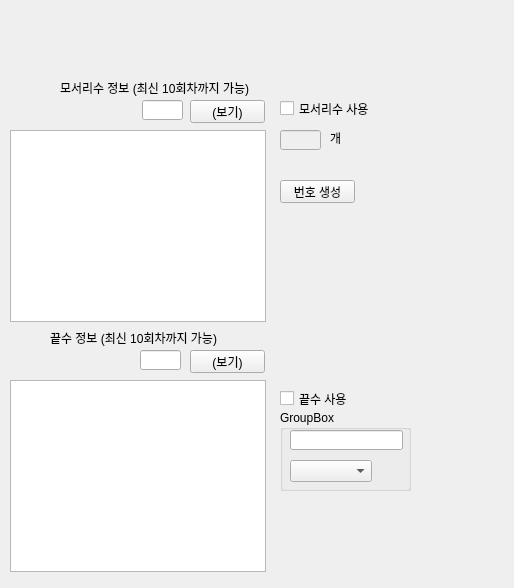
<?xml version="1.0" encoding="UTF-8"?>
<ui version="4.0">
 <class>Form</class>
 <widget class="QWidget" name="Form">
  <property name="geometry">
   <rect>
    <x>0</x>
    <y>0</y>
    <width>514</width>
    <height>588</height>
   </rect>
  </property>
  <property name="windowTitle">
   <string>Form</string>
  </property>
  <widget class="QGroupBox" name="gb_End">
   <property name="geometry">
    <rect>
     <x>280</x>
     <y>410</y>
     <width>131</width>
     <height>81</height>
    </rect>
   </property>
   <property name="title">
    <string>GroupBox</string>
   </property>
   <widget class="QLineEdit" name="tb_EndAdd">
    <property name="geometry">
     <rect>
      <x>10</x>
      <y>20</y>
      <width>113</width>
      <height>20</height>
     </rect>
    </property>
   </widget>
   <widget class="QComboBox" name="comb_End">
    <property name="geometry">
     <rect>
      <x>10</x>
      <y>50</y>
      <width>82</width>
      <height>22</height>
     </rect>
    </property>
    <property name="minimumContentsLength">
     <number>0</number>
    </property>
   </widget>
  </widget>
  <widget class="QCheckBox" name="chb_End">
   <property name="geometry">
    <rect>
     <x>280</x>
     <y>390</y>
     <width>82</width>
     <height>17</height>
    </rect>
   </property>
   <property name="text">
    <string>끝수 사용</string>
   </property>
  </widget>
  <widget class="QCheckBox" name="chb_Edge">
   <property name="geometry">
    <rect>
     <x>280</x>
     <y>100</y>
     <width>101</width>
     <height>17</height>
    </rect>
   </property>
   <property name="text">
    <string>모서리수 사용</string>
   </property>
  </widget>
  <widget class="QListWidget" name="lW_Edge">
   <property name="geometry">
    <rect>
     <x>10</x>
     <y>130</y>
     <width>256</width>
     <height>192</height>
    </rect>
   </property>
  </widget>
  <widget class="QLineEdit" name="tb_Edge">
   <property name="geometry">
    <rect>
     <x>142</x>
     <y>100</y>
     <width>41</width>
     <height>20</height>
    </rect>
   </property>
  </widget>
  <widget class="QLabel" name="lbl_Edge">
   <property name="geometry">
    <rect>
     <x>330</x>
     <y>130</y>
     <width>21</width>
     <height>16</height>
    </rect>
   </property>
   <property name="text">
    <string>개</string>
   </property>
  </widget>
  <widget class="QLabel" name="label">
   <property name="geometry">
    <rect>
     <x>60</x>
     <y>80</y>
     <width>211</width>
     <height>16</height>
    </rect>
   </property>
   <property name="text">
    <string>모서리수 정보 (최신 10회차까지 가능)</string>
   </property>
  </widget>
  <widget class="QPushButton" name="btn_End">
   <property name="geometry">
    <rect>
     <x>190</x>
     <y>350</y>
     <width>75</width>
     <height>23</height>
    </rect>
   </property>
   <property name="text">
    <string>(보기)</string>
   </property>
  </widget>
  <widget class="QLineEdit" name="tb_End">
   <property name="geometry">
    <rect>
     <x>140</x>
     <y>350</y>
     <width>41</width>
     <height>20</height>
    </rect>
   </property>
  </widget>
  <widget class="QLineEdit" name="tb_chb_Edge">
   <property name="enabled">
    <bool>false</bool>
   </property>
   <property name="geometry">
    <rect>
     <x>280</x>
     <y>130</y>
     <width>41</width>
     <height>20</height>
    </rect>
   </property>
  </widget>
  <widget class="QListWidget" name="lW_End">
   <property name="geometry">
    <rect>
     <x>10</x>
     <y>380</y>
     <width>256</width>
     <height>192</height>
    </rect>
   </property>
  </widget>
  <widget class="QLabel" name="label_2">
   <property name="geometry">
    <rect>
     <x>50</x>
     <y>330</y>
     <width>211</width>
     <height>16</height>
    </rect>
   </property>
   <property name="text">
    <string>끝수 정보 (최신 10회차까지 가능)</string>
   </property>
  </widget>
  <widget class="QPushButton" name="btn_Apply">
   <property name="geometry">
    <rect>
     <x>280</x>
     <y>180</y>
     <width>75</width>
     <height>23</height>
    </rect>
   </property>
   <property name="text">
    <string>번호 생성</string>
   </property>
  </widget>
  <widget class="QPushButton" name="btn_Edge">
   <property name="geometry">
    <rect>
     <x>190</x>
     <y>100</y>
     <width>75</width>
     <height>23</height>
    </rect>
   </property>
   <property name="text">
    <string>(보기)</string>
   </property>
  </widget>
 </widget>
 <resources/>
 <connections/>
</ui>
